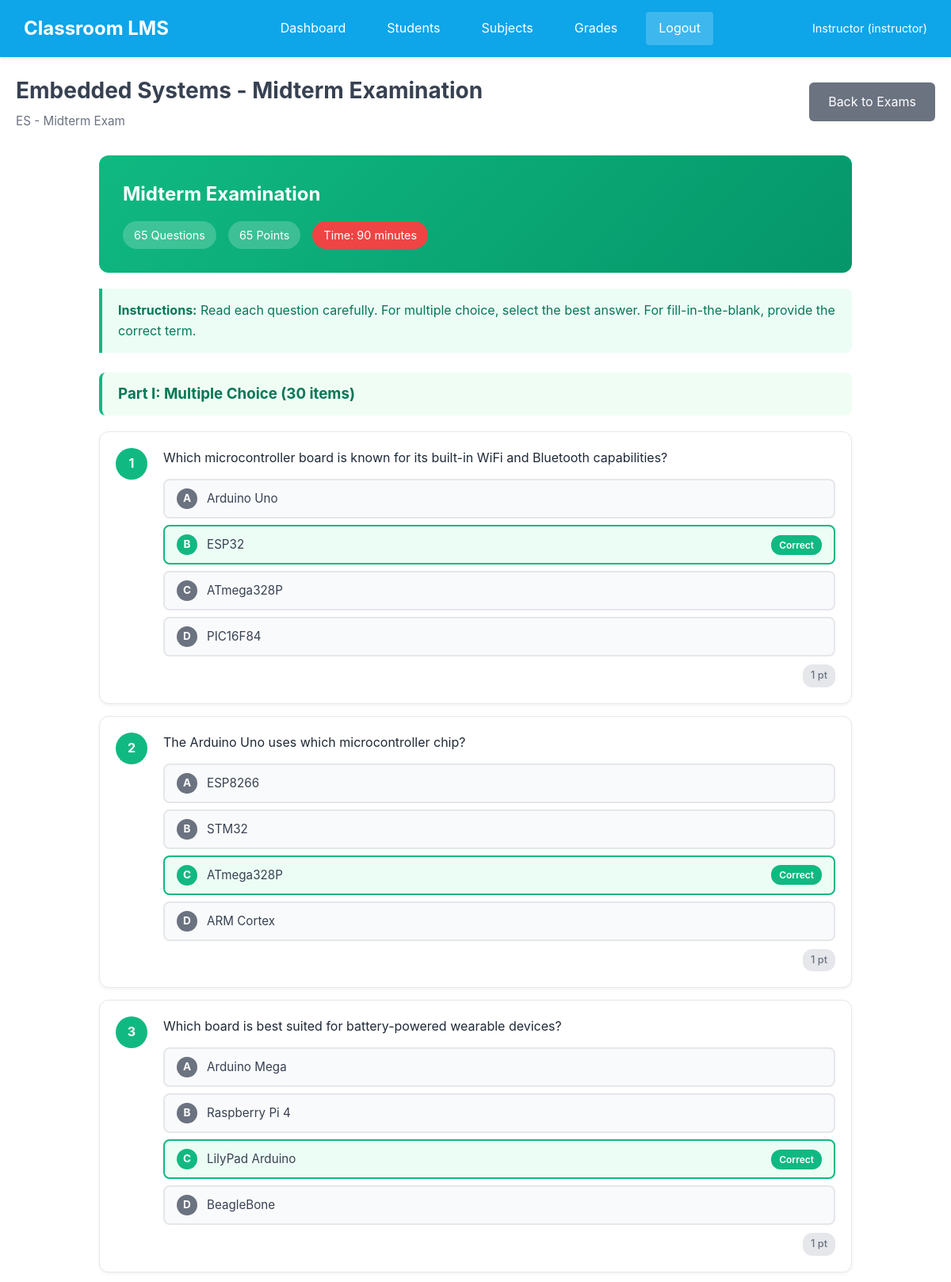
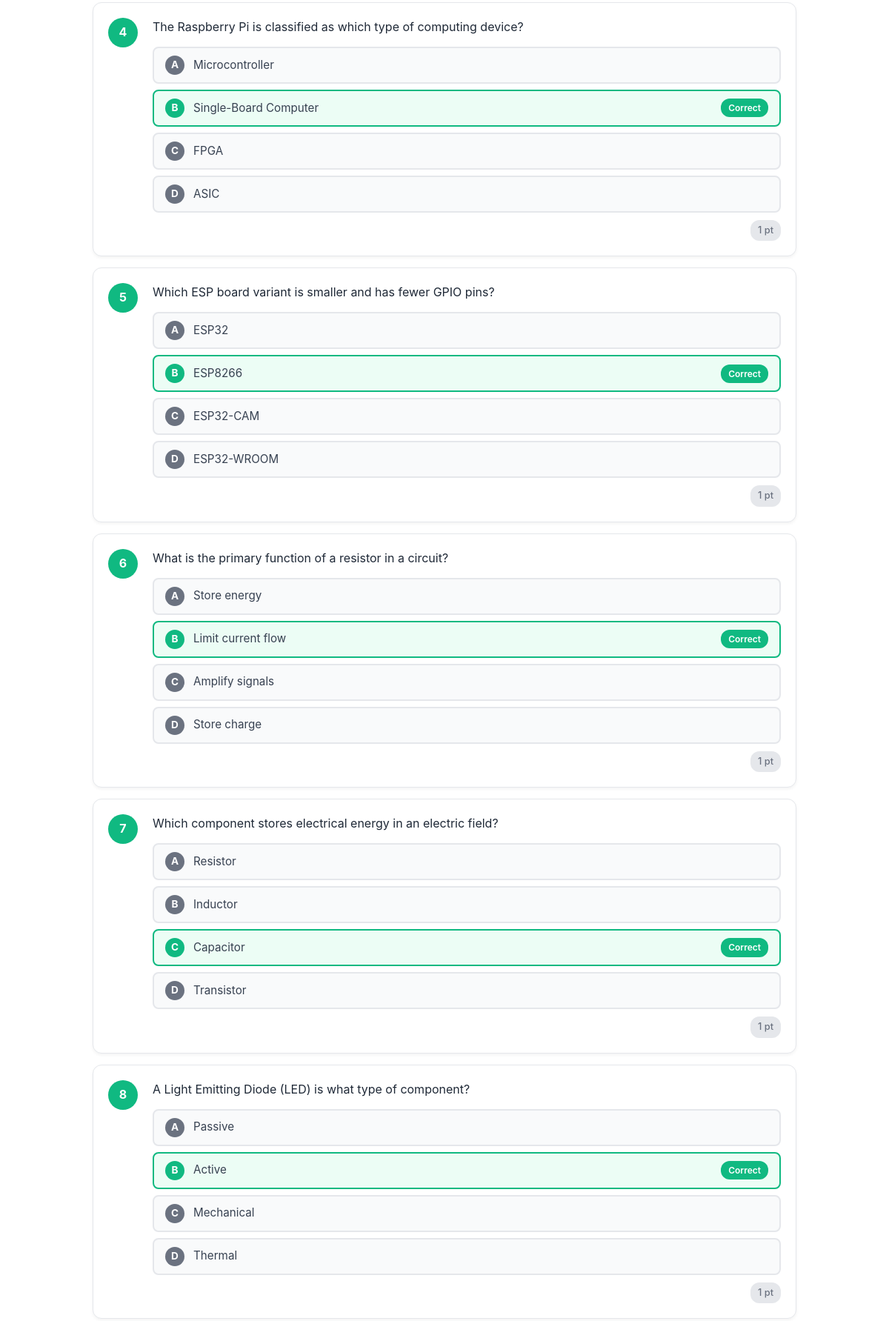
Screenshot of /exam/7/questions (signed in, upper part) with the database file from the repository (2 pictures, top to bottom).
### tables this page shows
CREATE TABLE users (
            id INTEGER PRIMARY KEY AUTOINCREMENT,
            username TEXT UNIQUE NOT NULL,
            password_hash TEXT NOT NULL,
            full_name TEXT NOT NULL,
            role TEXT NOT NULL,
            student_id TEXT,
            section TEXT,
            created_at TIMESTAMP DEFAULT CURRENT_TIMESTAMP
        );

CREATE TABLE exams (
            id INTEGER PRIMARY KEY AUTOINCREMENT,
            subject_id INTEGER NOT NULL,
            exam_type TEXT NOT NULL,
            title TEXT NOT NULL,
            time_limit INTEGER,
            total_points INTEGER DEFAULT 100,
            FOREIGN KEY (subject_id) REFERENCES subjects (id)
        );

CREATE TABLE subjects (
        id INTEGER PRIMARY KEY AUTOINCREMENT,
        code TEXT NOT NULL,
        name TEXT NOT NULL,
        description TEXT,
        section TEXT,
        day TEXT,
        time_schedule TEXT
    );

CREATE TABLE exam_questions (
            id INTEGER PRIMARY KEY AUTOINCREMENT,
            exam_id INTEGER NOT NULL,
            question_text TEXT NOT NULL,
            question_type TEXT NOT NULL,
            options TEXT,
            correct_answer TEXT NOT NULL,
            points INTEGER DEFAULT 1,
            FOREIGN KEY (exam_id) REFERENCES exams (id)
        );

### app.py (the view)
@app.route('/exam/<int:exam_id>/questions')
@login_required
def exam_questions(exam_id):
    conn = get_db()
    cursor = conn.cursor()
    cursor.execute('SELECT e.*, s.code as subject_code FROM exams e JOIN subjects s ON e.subject_id = s.id WHERE e.id = ?', (exam_id,))
    exam = cursor.fetchone()
    cursor.execute('SELECT * FROM exam_questions WHERE exam_id = ? ORDER BY id', (exam_id,))
    questions = cursor.fetchall()
    conn.close()
    return render_template('exam_questions.html', exam=exam, questions=questions)

### app.py (called while the page is built)
@app.template_filter('parse_json')
def parse_json_filter(value):
    if value:
        try:
            return json.loads(value)
        except:
            return []
    return []

@login_manager.user_loader
def load_user(user_id):
    conn = get_db()
    cursor = conn.cursor()
    cursor.execute('SELECT * FROM users WHERE id = ?', (user_id,))
    user = cursor.fetchone()
    conn.close()
    if user:
        return User(user['id'], user['username'], user['full_name'], user['role'], user['student_id'], user['section'])
    return None

### database.py (called while the page is built)
def get_db():
    conn = sqlite3.connect(DATABASE)
    conn.row_factory = sqlite3.Row
    return conn

### templates/exam_questions.html (shortened to what this page needs)
{% extends 'base.html' %}
{% block content %}
<div class="page-header">
    <div>
        <h1>{{ exam.title }}</h1>
        <p class="section-info">{{ exam.subject_code }} - {{ exam.exam_type|capitalize }} Exam</p>
    </div>
    <a href="{{ url_for('subject_exams', subject_id=exam.subject_id) }}" class="btn btn-secondary">Back to Exams</a>
</div>
<div class="exam-container">
    <div class="exam-header">
        <h2>{{ exam.exam_type|capitalize }} Examination</h2>
        <div class="exam-meta">
            <span class="exam-info">{{ questions|length }} Questions</span>
            <span class="exam-info">{{ exam.total_points }} Points</span>
            {% if exam.time_limit > 0 %}
            <span class="exam-info time-limit">Time: {{ exam.time_limit }} minutes</span>
            {% endif %}
        </div>
    </div>
    <div class="exam-instructions">
        <p><strong>Instructions:</strong> Read each question carefully. For multiple choice, select the best answer. For fill-in-the-blank, provide the correct term.</p>
    </div>
    {% set mc_questions = [] %}
    {% set tf_questions = [] %}
    {% set sa_questions = [] %}
    {% for q in questions %}
        {% if q.question_type == 'multiple_choice' %}
            {% set _ = mc_questions.append(q) %}
        {% elif q.question_type == 'true_false' %}
            {% set _ = tf_questions.append(q) %}
        {% else %}
            {% set _ = sa_questions.append(q) %}
        {% endif %}
    {% endfor %}
    {% if mc_questions|length > 0 %}
    <div class="question-section">
        <h3 class="section-title">Part I: Multiple Choice ({{ mc_questions|length }} items)</h3>
        <div class="exam-questions">
            {% for q in mc_questions %}
            <div class="exam-question">
                <div class="question-number">{{ loop.index }}</div>
                <div class="question-content">
                    <p class="question-text">{{ q.question_text }}</p>
                    <div class="options-grid">
                        {% set options = q.options | parse_json if q.options else [] %}
                        {% for option in options %}
                        <label class="option-label {% if ['A', 'B', 'C', 'D'][loop.index0] == q.correct_answer %}correct-answer{% endif %}">
                            <span class="option-letter">{{ ['A', 'B', 'C', 'D'][loop.index0] }}</span>
                            <span class="option-text">{{ option }}</span>
                            {% if ['A', 'B', 'C', 'D'][loop.index0] == q.correct_answer %}
                            <span class="correct-badge">Correct</span>
                            {% endif %}
                        </label>
                        {% endfor %}
                    </div>
                    <div class="question-meta">
                        <span class="points-badge">{{ q.points }} pt{% if q.points > 1 %}s{% endif %}</span>
                    </div>
                </div>
            </div>
            {% endfor %}
        </div>
    </div>
    {% endif %}
</div>
{% endblock %}

### templates/base.html (shortened to what this page needs)
<!DOCTYPE html>
<html lang="en">
<head>
    <link rel="stylesheet" href="{{ url_for('static', filename='css/style.css') }}">
</head>
<body>
    {% if current_user.is_authenticated %}
    <nav class="navbar">
        <div class="nav-brand">
            <a href="{{ url_for('index') }}">Classroom LMS</a>
        </div>
        <div class="nav-links">
            {% if current_user.role == 'instructor' %}
                <a href="{{ url_for('dashboard') }}">Dashboard</a>
                <a href="{{ url_for('students') }}">Students</a>
                <a href="{{ url_for('subjects') }}">Subjects</a>
                <a href="{{ url_for('grades') }}">Grades</a>
            {% else %}
                <a href="{{ url_for('student_dashboard') }}">Dashboard</a>
                <a href="{{ url_for('my_grades') }}">My Grades</a>
            {% endif %}
            <a href="{{ url_for('logout') }}" class="btn-logout">Logout</a>
        </div>
        <div class="nav-user">
            <span>{{ current_user.full_name }} ({{ current_user.role }})</span>
        </div>
    </nav>
    {% endif %}
    <main class="container">
        {% block content %}{% endblock %}
    </main>
</body>
</html>

### static/css/style.css (style rules this page uses)
* { margin: 0; padding: 0; box-sizing: border-box; }
body { font-family: 'Inter', -apple-system, BlinkMacSystemFont, 'Segoe UI', Roboto, sans-serif; background-color: #FFFFFF; color: #374151; line-height: 1.6; }
.container { max-width: 1200px; margin: 0 auto; padding: 20px; }
.navbar { background-color: #0EA5E9; padding: 15px 30px; display: flex; justify-content: space-between; align-items: center; box-shadow: 0 2px 4px rgba(0,0,0,0.1); }
.nav-brand a { color: white; text-decoration: none; font-size: 1.5rem; font-weight: bold; }
.nav-links { display: flex; gap: 20px; }
.nav-links a { color: white; text-decoration: none; padding: 8px 16px; border-radius: 4px; transition: background-color 0.2s; }
.nav-user { color: white; font-size: 0.9rem; }
.btn-logout { background-color: rgba(255,255,255,0.2) !important; }
.btn { display: inline-block; padding: 12px 24px; background-color: #0EA5E9; color: white; border: none; border-radius: 6px; font-size: 1rem; cursor: pointer; text-decoration: none; transition: background-color 0.2s; }
.btn-secondary { background-color: #6B7280; }
.page-header { display: flex; justify-content: space-between; align-items: center; margin-bottom: 30px; }
.page-header h1 { font-size: 1.75rem; color: #374151; }

### templates/exam_questions.html (style rules this page uses)
.exam-container { max-width: 950px; margin: 0 auto; }
.exam-header { background: linear-gradient(135deg, #10B981, #059669); color: white; padding: 30px; border-radius: 12px; margin-bottom: 20px; }
.exam-header h2 { margin: 0 0 15px 0; font-size: 1.5rem; }
.exam-meta { display: flex; gap: 15px; flex-wrap: wrap; }
.exam-info { background: rgba(255,255,255,0.2); padding: 6px 14px; border-radius: 20px; font-size: 0.9rem; }
.time-limit { background: #EF4444; }
.exam-instructions { background: #ECFDF5; border-left: 4px solid #10B981; padding: 15px 20px; margin-bottom: 25px; border-radius: 0 8px 8px 0; }
.exam-instructions p { margin: 0; color: #047857; }
.question-section { margin-bottom: 30px; }
.section-title { background: #F0FDF4; color: #047857; padding: 12px 20px; border-radius: 8px; margin-bottom: 20px; border-left: 4px solid #10B981; }
.exam-questions { display: flex; flex-direction: column; gap: 15px; }
.exam-question { background: white; border: 1px solid #E5E7EB; border-radius: 12px; padding: 20px; display: flex; gap: 20px; box-shadow: 0 2px 4px rgba(0,0,0,0.05); }
.question-number { background: #10B981; color: white; width: 40px; height: 40px; border-radius: 50%; display: flex; align-items: center; justify-content: center; font-weight: bold; font-size: 1rem; flex-shrink: 0; }
.question-content { flex: 1; }
.question-text { font-size: 1rem; color: #1F2937; margin-bottom: 15px; line-height: 1.5; }
.options-grid { display: flex; flex-direction: column; gap: 8px; }
.option-label { display: flex; align-items: center; gap: 12px; padding: 10px 15px; background: #F9FAFB; border: 2px solid #E5E7EB; border-radius: 8px; transition: all 0.2s; }
.option-label.correct-answer { background: #ECFDF5; border-color: #10B981; }
.option-letter { background: #6B7280; color: white; width: 26px; height: 26px; border-radius: 50%; display: flex; align-items: center; justify-content: center; font-weight: bold; font-size: 0.85rem; }
.correct-answer .option-letter { background: #10B981; }
.option-text { color: #374151; font-size: 0.95rem; flex: 1; }
.correct-badge { background: #10B981; color: white; padding: 3px 10px; border-radius: 12px; font-size: 0.75rem; font-weight: 600; }
.question-meta { margin-top: 10px; display: flex; justify-content: flex-end; }
.points-badge { background: #E5E7EB; color: #6B7280; padding: 4px 10px; border-radius: 12px; font-size: 0.8rem; font-weight: 500; }
.section-info { color: #6B7280; font-size: 0.95rem; margin-top: 5px; }

### rows the page displays
users: full_name "Instructor", role "instructor"
exams: title "Embedded Systems - Midterm Examination", exam_type "Midterm", total_points "65", time_limit "90"
subjects: subject_code "ES"
exam_questions: question_text "Which microcontroller board is known for its built-in WiFi and Bluetooth capabilities?", index0 "A" "B" "C" "D", options "Arduino Uno" "ESP32" "ATmega328P" "PIC16F84", correct_answer "Correct", points "1"
exam_questions: question_text "The Arduino Uno uses which microcontroller chip?", index0 "A" "B" "C" "D", options "ESP8266" "STM32" "ATmega328P" "ARM Cortex", correct_answer "Correct", points "1"
exam_questions: question_text "Which board is best suited for battery-powered wearable devices?", index0 "A" "B" "C" "D", options "Arduino Mega" "Raspberry Pi 4" "LilyPad Arduino" "BeagleBone", correct_answer "Correct", points "1"
exam_questions: question_text "The Raspberry Pi is classified as which type of computing device?", index0 "A" "B" "C" "D", options "Microcontroller" "Single-Board Computer" "FPGA" "ASIC", correct_answer "Correct", points "1"
exam_questions: question_text "Which ESP board variant is smaller and has fewer GPIO pins?", index0 "A" "B" "C" "D", options "ESP32" "ESP8266" "ESP32-CAM" "ESP32-WROOM", correct_answer "Correct", points "1"
exam_questions: question_text "What is the primary function of a resistor in a circuit?", index0 "A" "B" "C" "D", options "Store energy" "Limit current flow" "Amplify signals" "Store charge", correct_answer "Correct", points "1"
exam_questions: question_text "Which component stores electrical energy in an electric field?", index0 "A" "B" "C" "D", options "Resistor" "Inductor" "Capacitor" "Transistor", correct_answer "Correct", points "1"
exam_questions: question_text "A Light Emitting Diode (LED) is what type of component?", index0 "A" "B" "C" "D", options "Passive" "Active" "Mechanical" "Thermal", correct_answer "Correct", points "1"

### other values shown
{{ questions|length }} "65"
{{ mc_questions|length }} "30"
